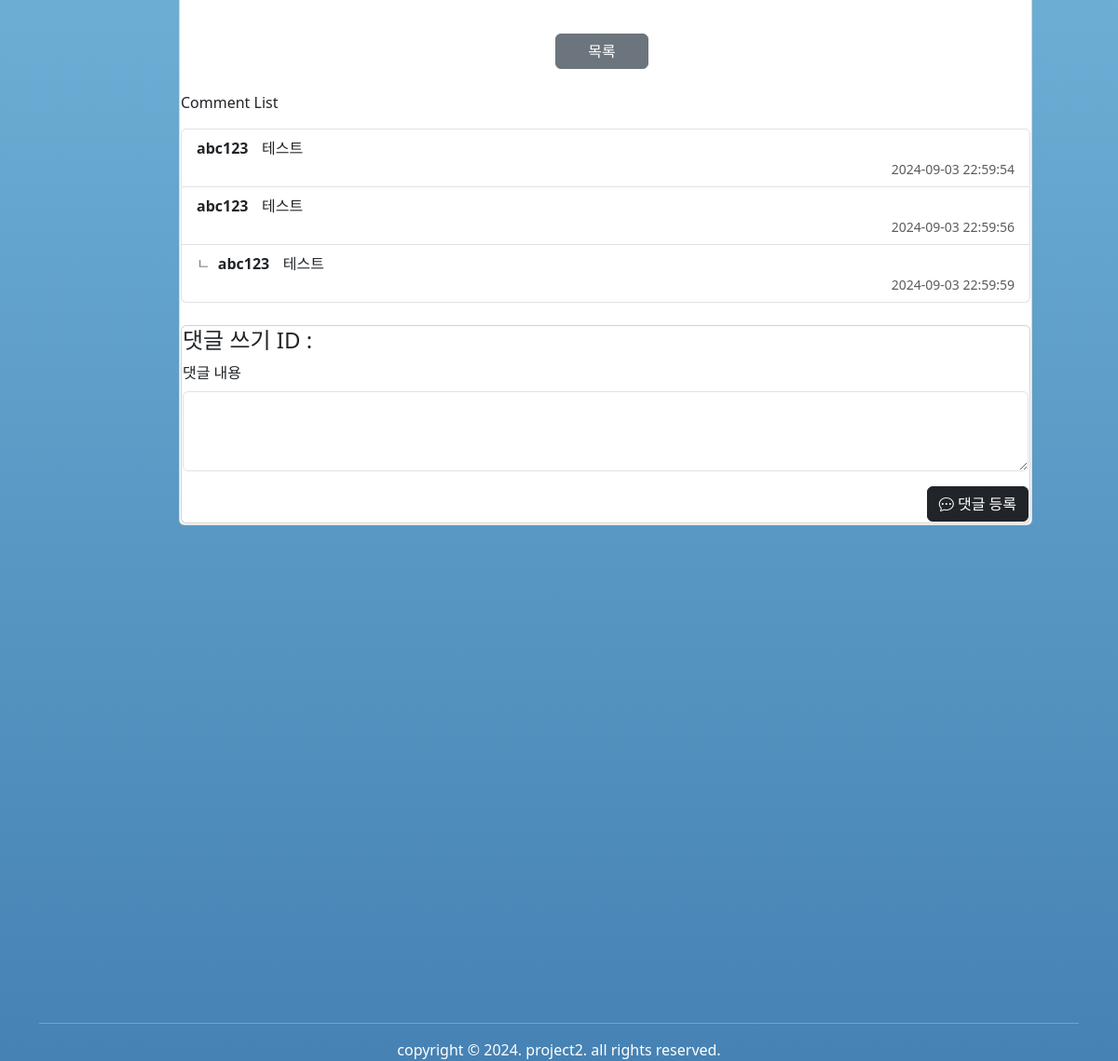
The page /board/view/1 (lower part) on the database as committed earlier.
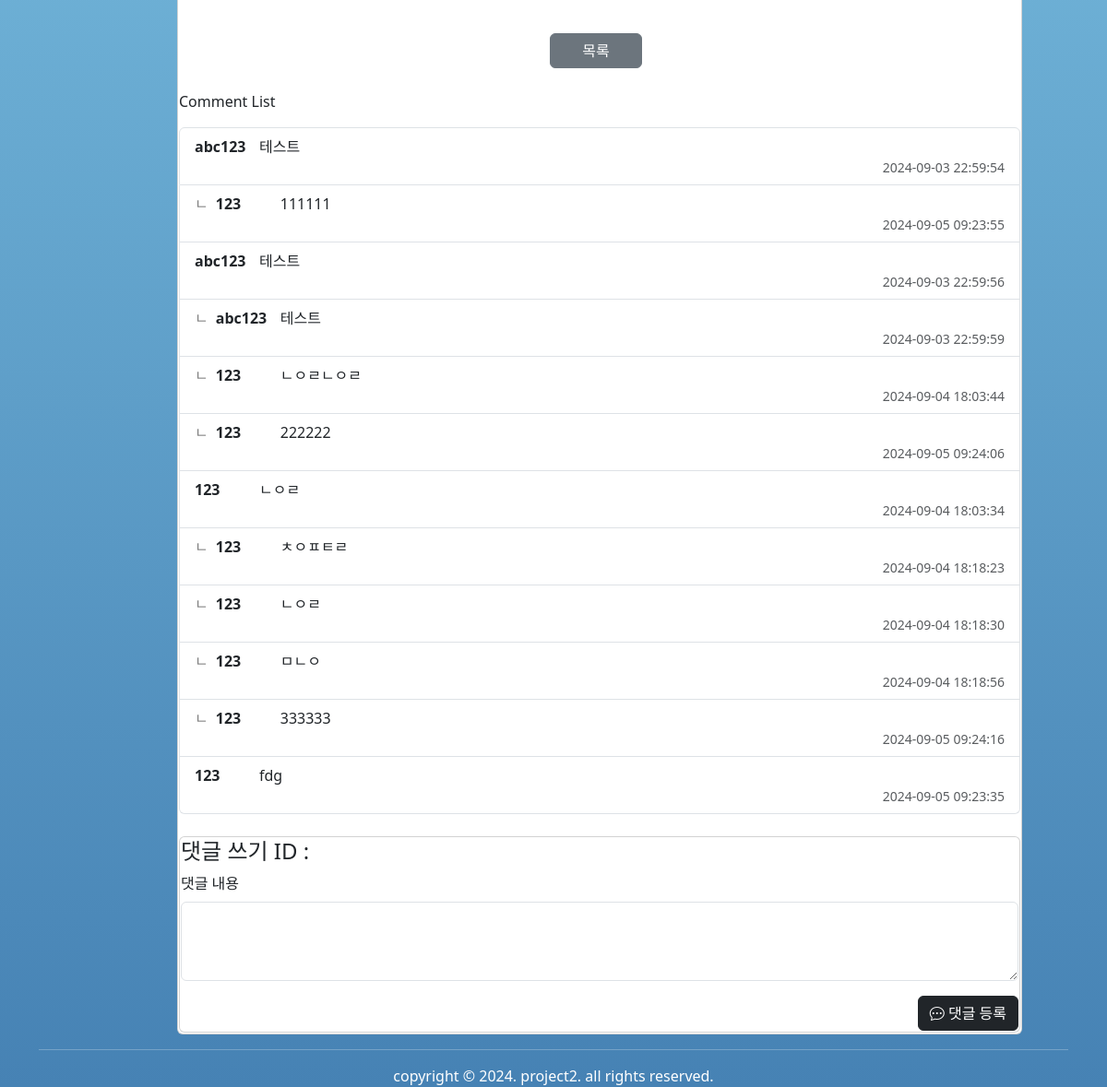
The same page on the database as committed later.
### app/model/board.py (models this page shows)
class Reply(Base):
    __tablename__ = 'reply'
    rno: Mapped[int] = mapped_column(primary_key=True, autoincrement=True, index=True)
    reply: Mapped[str] = mapped_column(String(250),index=True)
    userid: Mapped[str] = mapped_column(String(20),ForeignKey('member.userid'), index=True)
    regdate: Mapped[datetime] = mapped_column(default=lambda: datetime.now().replace(microsecond=0))
    bno: Mapped[int] = mapped_column(ForeignKey('board.bno'))
    rpno: Mapped[int] = mapped_column(ForeignKey('reply.rno'))
    board = relationship('Board', back_populates='replys')

### app/routes/board.py (the view)
@board_router.get("/view/{bno}", response_class=HTMLResponse)
async def view(req: Request, bno: int, db: Session = Depends(get_db)):
    try:
        boards = BoardService.selectone_board(bno, db)
        current_userid = req.session.get('logined_uid')
        is_author = (str(current_userid) == str(boards.userid))
        return templates.TemplateResponse('board/view.html',
                                          {'request': req, 'boards': boards, 'is_author': is_author})
    except Exception as ex:
        print(f'▷▷▷ view에서 오류 발생: {str(ex)}')
        return RedirectResponse(url='/member/error', status_code=303)

### views/templates/board/view.html (shortened to what this page needs)
{% extends 'include/base.html' %}
{% block main %}
<main>
    <div class="card">
        <div class="card-body">
            <div class="mb-3 row">
                <label class="col-sm-2 col-form-label">첨부 파일</label>
                <div class="col-sm-10">
                    {% if boards.files %}
                    <ul>
                        {% for file in boards.files %}
                        {% if file.fname.endswith('.mp3') %}
                        <li>
                        </li>
                        {% endif %}
                        {% endfor %}
                    </ul>
                    {% else %}
                    <p>첨부 파일이 없습니다.</p>
                    {% endif %}
                </div>
            </div>
                <div class="text-center mb-4">
                    <button type="button" class="btn btn-secondary me-2" onclick="location.href='/board/list/1'">목록</button>
                </div>
                <p>Comment List</p>
                <div class="mb-4">
                    <ul class="list-group">
                        {% for rp in boards.replys %}
                        <li class="list-group-item {% if rp.rno != rp.rpno %}reply-item{% endif %}">
                            <div class="comment-main">
                                {% if rp.rno != rp.rpno %}
                                <span class="reply-symbol">ㄴ</span>
                                {% endif %}
                                <strong>{{ rp.userid }}</strong>
                                <span class="comment-text">{{ rp.reply }}</span>
                            </div>
                            <small class="text-muted pushend">{{ rp.regdate }}
                            </small>
                        </li>
                        {% endfor %}
                    </ul>
                </div>
                <div class="card mt-4">
                    <div class="card-body">
                        <h4 class="card-title">댓글 쓰기 ID : {{ request.session.logined_uid }}</h4>
                        <form name="replyfrm" id="replyfrm" class="form-group row">
                            <div class="mb-3">
                                <label for="reply" class="form-label">댓글 내용</label>
                                <textarea class="form-control" name="reply" id="reply" rows="3" required></textarea>
                            </div>
                            <div class="text-end">
                                <button class="btn btn-dark pushbtm" type="submit" id="newbrbtn"><i class="bi bi-chat-dots"></i> 댓글 등록</button>
                            </div>
                        </form>
                    </div>
                </div>
            </div>
        </div>
</main>
{% endblock %}

Rows that differ between the two databases and show on the page:
added Reply: shows "ㄴ", userid "123", reply "111111", regdate "2024-09-05 09:23:55"
added Reply: shows "ㄴ", userid "123", reply "ㄴㅇㄹㄴㅇㄹ", regdate "2024-09-04 18:03:44"
added Reply: shows "ㄴ", userid "123", reply "222222", regdate "2024-09-05 09:24:06"
added Reply: userid "123", reply "ㄴㅇㄹ", regdate "2024-09-04 18:03:34"
added Reply: shows "ㄴ", userid "123", reply "ㅊㅇㅍㅌㄹ", regdate "2024-09-04 18:18:23"
added Reply: shows "ㄴ", userid "123", reply "ㄴㅇㄹ", regdate "2024-09-04 18:18:30"
added Reply: shows "ㄴ", userid "123", reply "ㅁㄴㅇ", regdate "2024-09-04 18:18:56"
added Reply: shows "ㄴ", userid "123", reply "333333", regdate "2024-09-05 09:24:16"
added Reply: userid "123", reply "fdg", regdate "2024-09-05 09:23:35"
